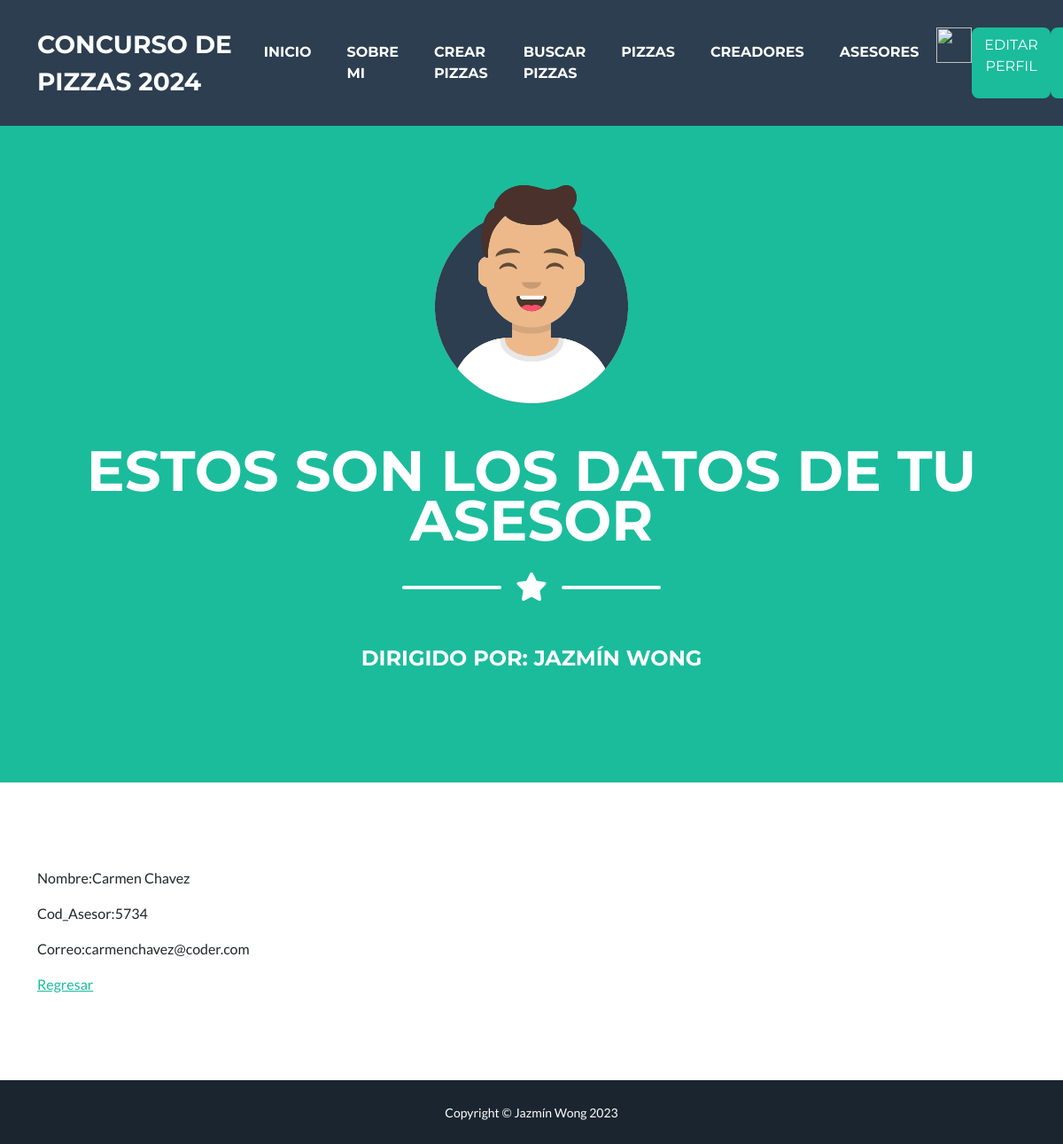
The app's page /AppPizzas/Asesor/3 (signed in) with its own data.
### AppPizzas/models.py (models this page shows, shortened)
class Asesor(models.Model):
    nombre = models.CharField(max_length=30)
    cod_ases = models.IntegerField()
    correo = models.EmailField()

### AppPizzas/views.py (the view)
# urls.py: path('Asesor/<int:pk>', DetalleAsesor.as_view(),name='AsesorDetalle'),
class DetalleAsesor(LoginRequiredMixin,DetailView):
    model = Asesor

### AppPizzas/templates/AppPizzas/asesor_detail.html (shortened to what this page needs)
{% extends "AppPizzas/padre.html" %}
{% load static %}
{% block titulo %}
Estos son los datos de tu asesor
{% endblock %}
{% block content %}
<!DOCTYPE html>
<html lang="en">
<head>
</head>
<body>
    <p>Nombre:{{asesor.nombre}}</p>
    <p>Cod_Asesor:{{asesor.cod_ases}}</p>
    <p>Correo:{{asesor.correo}}</p>
    <a href="{% url 'AsesorLeer' %}"> Regresar </a>
</body>
</html>
{% endblock %}

### records on screen
Asesor: nombre "Carmen Chavez", cod_ases "5734", correo "carmenchavez@coder.com"
